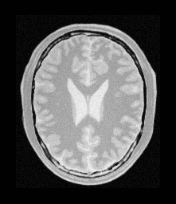
#> input picture images/img_org.PNG, 176 x 204 px, found by its file name
$ python translate_image.py
#> lines starting #> are read from the running program, lines starting #| are printed output that depends on the picture
import cv2
import numpy as np
import matplotlib.pyplot as plt

def apply_translation(image, tx=0, ty=0):
    """
    Apply translation to an image.

    Parameters:
    -----------
    image : numpy.ndarray
        Input image
    tx, ty : int
        Translation in x and y directions

    Returns:
    --------
    translated_img : numpy.ndarray
        Translated image
    """
    rows, cols = image.shape[:2]

    # Create translation matrix
    M_translation = np.float32([[1, 0, tx], [0, 1, ty]])

    # Apply translation
    translated_img = cv2.warpAffine(image, M_translation, (cols, rows))

    return translated_img

def demonstrate_translation(image_path, save_path='translated_image.jpg'):
    # Read the image
#> called with image_path = 'images/img_org.png', save_path = 'images/img_org_translated_15_20.png'
    img = cv2.imread(image_path, cv2.IMREAD_GRAYSCALE)
#> img is the input picture: shape (204, 176); min 1, max 247, mean 86
    if img is None:
        print(f"Error: Could not read image at {image_path}")
        return

    # Set translation values
    tx, ty = 15, 20  # pixels

    # Apply translation
    translated = apply_translation(img, tx, ty)
#> in apply_translation, `translated_img = cv2.warpAffine(image, M_translation, (cols, rows))`:
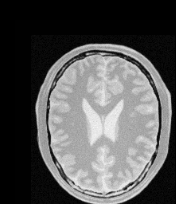
#> translated_img: shape (204, 176); min 0, max 247, mean 85.6

    # Save the translated image
    cv2.imwrite(save_path, translated)
    print(f"Translated image saved to {save_path}")

    # Display original and translated images
    plt.figure(figsize=(12, 6))
    plt.subplot(121), plt.imshow(img, cmap='gray'), plt.title('Original Image')
    plt.subplot(122), plt.imshow(translated, cmap='gray'), plt.title('Translated Image' + f' (tx={tx}, ty={ty})')
    plt.tight_layout()
    plt.show()
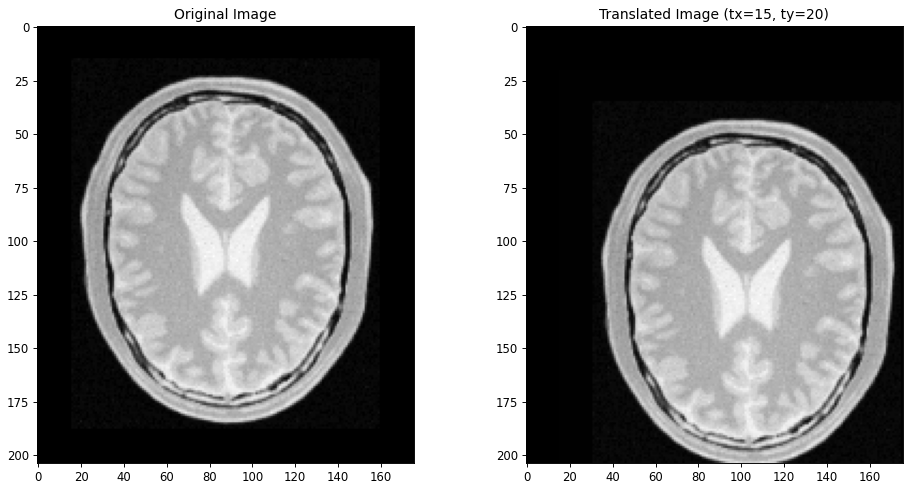
#> figure drawn by matplotlib, 2 panels

    return img, translated

# Example usage:
original, translated = demonstrate_translation('images/img_org.png', 'images/img_org_translated_15_20.png')

$ run again, with images/(10,15)_30_1.2.png copied over images/img_org.PNG
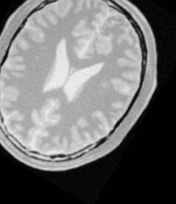
#> input picture images/(10,15)_30_1.2.png, 176 x 204 px, found by its file name
#> in demonstrate_translation, img is the input picture: shape (204, 176); min 0, max 244, mean 112.5
#> in apply_translation, `translated_img = cv2.warpAffine(image, M_translation, (cols, rows))`:
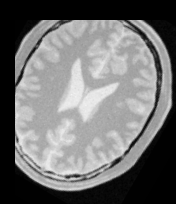
#> translated_img: shape (204, 176); min 0, max 244, mean 112.2
#> in demonstrate_translation, `plt.show()`:
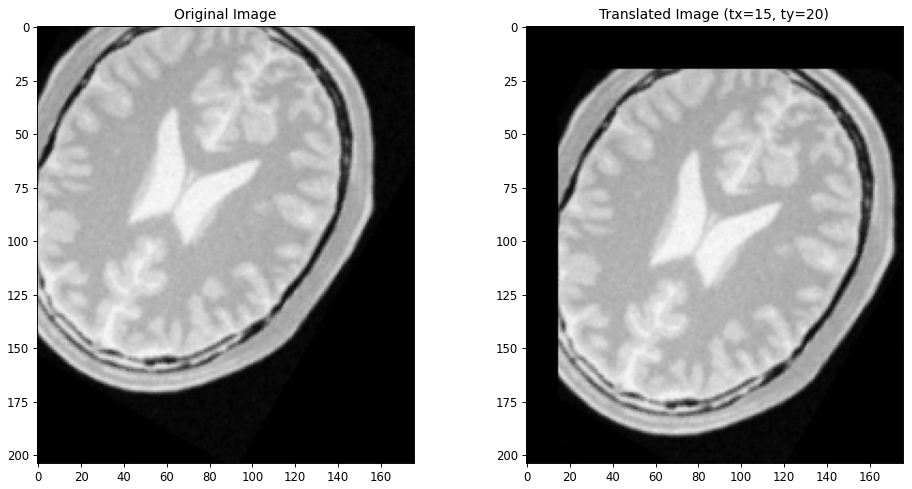
#> figure drawn by matplotlib, 2 panels

$ run again, with images/elephant_rotate_16.png copied over images/img_org.PNG
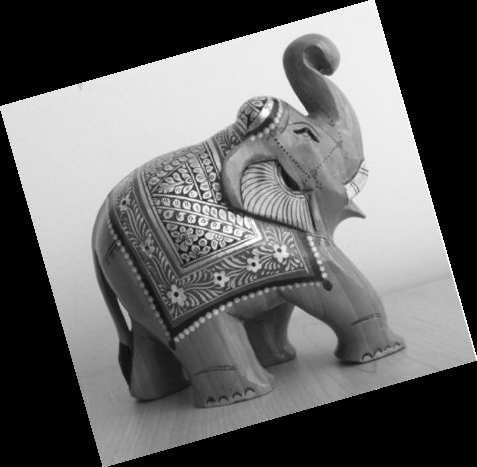
#> input picture images/elephant_rotate_16.png, 477 x 467 px, found by its file name
#> in apply_translation, `translated_img = cv2.warpAffine(image, M_translation, (cols, rows))`:
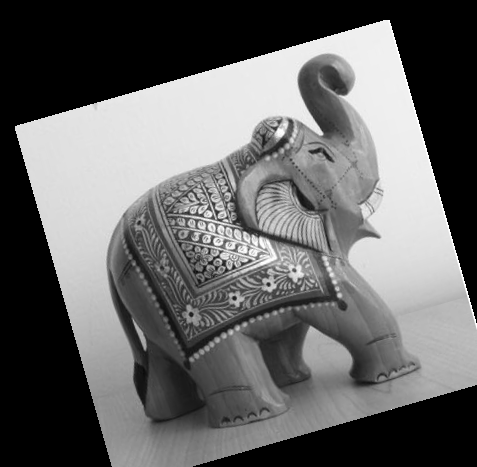
#> translated_img: shape (467, 477); min 0, max 255, mean 102.3
#> in demonstrate_translation, `plt.show()`:
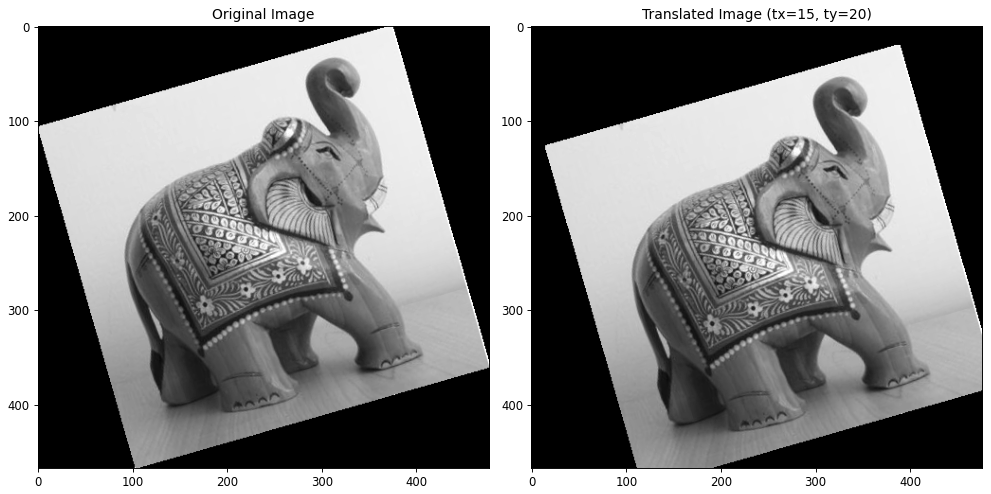
#> figure drawn by matplotlib, 2 panels
